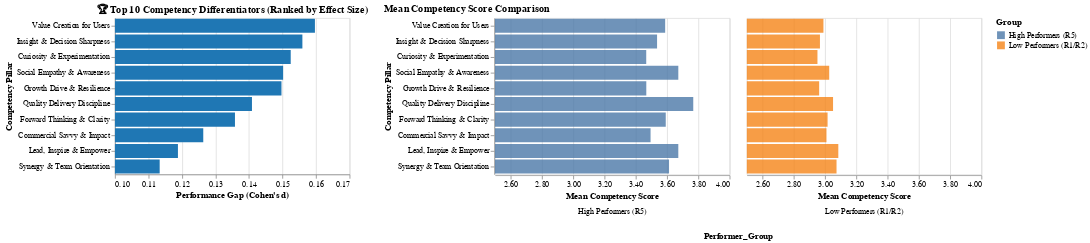

Notebook code cell kept with this figure:
### Code cell
# Sort by Cohen's d descending for visualization consistency
df_comp_results = df_comp_results.sort_values(by='Cohens_d', ascending=False)

# Get the order of pillars based on Cohen's d for consistent ordering across both charts
pillar_order = df_comp_results['Competency_Pillar'].tolist()

# --- 2. Visualization 1: Effect Size (Cohen's d) Chart (Primary View) ---

chart_cohens_d = alt.Chart(df_comp_results).mark_bar(color='#1f77b4').encode(
    # X-axis shows the magnitude of the gap
    x=alt.X('Cohens_d', title="Performance Gap (Cohen's d)", scale=alt.Scale(domain=[0.1, 0.17])),
    # Y-axis lists the competencies, sorted by the gap size
    y=alt.Y('Competency_Pillar', title="Competency Pillar", sort='-x'),
    # Tooltip provides detail on hover
    tooltip=['Competency_Pillar', alt.Tooltip('Cohens_d', format=".3f"), 'P_Value']
).properties(
    title="🏆 Top 10 Competency Differentiators (Ranked by Effect Size)"
).interactive() # Allows interactive zooming/panning

# --- 3. Visualization 2: Mean Score Comparison Chart (Contextual View) ---

# Melt the data to compare Mean_R5 and Mean_R12 side-by-side
df_means = df_comp_results.melt(
    id_vars=['Competency_Pillar', 'Cohens_d'],
    value_vars=['Mean_R5', 'Mean_R12'],
    var_name='Performer_Group',
    value_name='Mean_Score'
).replace({'Mean_R5': 'High Performers (R5)', 'Mean_R12': 'Low Performers (R1/R2)'})


chart_means = alt.Chart(df_means).mark_bar(opacity=0.8).encode(
    # X-axis shows the actual mean score
    x=alt.X('Mean_Score', title="Mean Competency Score", axis=alt.Axis(format=".2f"), scale=alt.Scale(domain=[2.5, 4.0])),
    # Y-axis groups the bars, ordered by the Cohen's d ranking
    y=alt.Y('Competency_Pillar', sort=pillar_order, title="Competency Pillar"),
    # Color distinguishes the performance groups
    color=alt.Color('Performer_Group', title="Group"),
    # Columns create separate panels for the two groups
    column=alt.Column('Performer_Group', header=alt.Header(titleOrient="bottom", labelOrient="bottom")),
    tooltip=['Competency_Pillar', 'Performer_Group', alt.Tooltip('Mean_Score', format=".3f")]
).properties(
    title="Mean Competency Score Comparison"
).interactive()

# --- 4. Display Charts ---
chart_cohens_d | chart_means

### Figure 1 — Vega-Lite specification as saved in the notebook (floating-point values rounded to 4 significant figures)
{"config": {"view": {"continuousWidth": 300, "continuousHeight": 300}}, "hconcat": [{"data": {"name": "data-374a71f4d4fc99749a3a3c1de3f01cc7"}, "mark": {"type": "bar", "color": "#1f77b4"}, "encoding": {"tooltip": [{"field": "Competency_Pillar", "type": "nominal"}, {"field": "Cohens_d", "format": ".3f", "type": "quantitative"}, {"field": "P_Value", "type": "quantitative"}], "x": {"field": "Cohens_d", "scale": {"domain": [0.1, 0.17]}, "title": "Performance Gap (Cohen's d)", "type": "quantitative"}, "y": {"field": "Competency_Pillar", "sort": "-x", "title": "Competency Pillar", "type": "nominal"}}, "name": "view_1", "title": "🏆 Top 10 Competency Differentiators (Ranked by Effect Size)"}, {"data": {"name": "data-f15c316850391f8b09c0452aaf6fbc5f"}, "mark": {"type": "bar", "opacity": 0.8}, "encoding": {"color": {"field": "Performer_Group", "title": "Group", "type": "nominal"}, "column": {"field": "Performer_Group", "header": {"labelOrient": "bottom", "titleOrient": "bottom"}, "type": "nominal"}, "tooltip": [{"field": "Competency_Pillar", "type": "nominal"}, {"field": "Performer_Group", "type": "nominal"}, {"field": "Mean_Score", "format": ".3f", "type": "quantitative"}], "x": {"axis": {"format": ".2f"}, "field": "Mean_Score", "scale": {"domain": [2.5, 4.0]}, "title": "Mean Competency Score", "type": "quantitative"}, "y": {"field": "Competency_Pillar", "sort": ["Value Creation for Users", "Insight & Decision Sharpness", "Curiosity & Experimentation", "Social Empathy & Awareness", "Growth Drive & Resilience", "Quality Delivery Discipline", "Forward Thinking & Clarity", "Commercial Savvy & Impact", "Lead, Inspire & Empower", "Synergy & Team Orientation"], "title": "Competency Pillar", "type": "nominal"}}, "name": "view_2", "title": "Mean Competency Score Comparison"}], "params": [{"name": "param_1", "select": {"type": "interval", "encodings": ["x", "y"]}, "bind": "scales", "views": ["view_1"]}, {"name": "param_2", "select": {"type": "interval", "encodings": ["x", "y"]}, "bind": "scales", "views": ["view_2"]}], "$schema": "https://vega.github.io/schema/vega-lite/v5.20.1.json", "datasets": {"data-374a71f4d4fc99749a3a3c1de3f01cc7": [{"Competency_Pillar": "Value Creation for Users", "Mean_R5": 3.588, "Mean_R12": 2.99, "Cohens_d": 0.1597, "P_Value": 2.668e-16, "Significant": true}, {"Competency_Pillar": "Insight & Decision Sharpness", "Mean_R5": 3.536, "Mean_R12": 2.968, "Cohens_d": 0.1559, "P_Value": 8.71e-17, "Significant": true}, {"Competency_Pillar": "Curiosity & Experimentation", "Mean_R5": 3.467, "Mean_R12": 2.952, "Cohens_d": 0.1524, "P_Value": 1.916e-21, "Significant": true}, {"Competency_Pillar": "Social Empathy & Awareness", "Mean_R5": 3.672, "Mean_R12": 3.027, "Cohens_d": 0.1502, "P_Value": 4.492e-14, "Significant": true}, {"Competency_Pillar": "Growth Drive & Resilience", "Mean_R5": 3.467, "Mean_R12": 2.963, "Cohens_d": 0.1497, "P_Value": 9.484e-21, "Significant": true}, {"Competency_Pillar": "Quality Delivery Discipline", "Mean_R5": 3.768, "Mean_R12": 3.051, "Cohens_d": 0.1409, "P_Value": 7.275e-12, "Significant": true}, {"Competency_Pillar": "Forward Thinking & Clarity", "Mean_R5": 3.592, "Mean_R12": 3.016, "Cohens_d": 0.1358, "P_Value": 4.954e-13, "Significant": true}, {"Competency_Pillar": "Commercial Savvy & Impact", "Mean_R5": 3.495, "Mean_R12": 3.009, "Cohens_d": 0.1263, "P_Value": 9.638e-15, "Significant": true}, {"Competency_Pillar": "Lead, Inspire & Empower", "Mean_R5": 3.672, "Mean_R12": 3.085, "Cohens_d": 0.1188, "P_Value": 2.981e-10, "Significant": true}, {"Competency_Pillar": "Synergy & Team Orientation", "Mean_R5": 3.613, "Mean_R12": 3.074, "Cohens_d": 0.1133, "P_Value": 1.116e-10, "Significant": true}], "data-f15c316850391f8b09c0452aaf6fbc5f": [{"Competency_Pillar": "Value Creation for Users", "Cohens_d": 0.1597, "Performer_Group": "High Performers (R5)", "Mean_Score": 3.588}, {"Competency_Pillar": "Insight & Decision Sharpness", "Cohens_d": 0.1559, "Performer_Group": "High Performers (R5)", "Mean_Score": 3.536}, {"Competency_Pillar": "Curiosity & Experimentation", "Cohens_d": 0.1524, "Performer_Group": "High Performers (R5)", "Mean_Score": 3.467}, {"Competency_Pillar": "Social Empathy & Awareness", "Cohens_d": 0.1502, "Performer_Group": "High Performers (R5)", "Mean_Score": 3.672}, {"Competency_Pillar": "Growth Drive & Resilience", "Cohens_d": 0.1497, "Performer_Group": "High Performers (R5)", "Mean_Score": 3.467}, {"Competency_Pillar": "Quality Delivery Discipline", "Cohens_d": 0.1409, "Performer_Group": "High Performers (R5)", "Mean_Score": 3.768}, {"Competency_Pillar": "Forward Thinking & Clarity", "Cohens_d": 0.1358, "Performer_Group": "High Performers (R5)", "Mean_Score": 3.592}, {"Competency_Pillar": "Commercial Savvy & Impact", "Cohens_d": 0.1263, "Performer_Group": "High Performers (R5)", "Mean_Score": 3.495}, {"Competency_Pillar": "Lead, Inspire & Empower", "Cohens_d": 0.1188, "Performer_Group": "High Performers (R5)", "Mean_Score": 3.672}, {"Competency_Pillar": "Synergy & Team Orientation", "Cohens_d": 0.1133, "Performer_Group": "High Performers (R5)", "Mean_Score": 3.613}, {"Competency_Pillar": "Value Creation for Users", "Cohens_d": 0.1597, "Performer_Group": "Low Performers (R1/R2)", "Mean_Score": 2.99}, {"Competency_Pillar": "Insight & Decision Sharpness", "Cohens_d": 0.1559, "Performer_Group": "Low Performers (R1/R2)", "Mean_Score": 2.968}, {"Competency_Pillar": "Curiosity & Experimentation", "Cohens_d": 0.1524, "Performer_Group": "Low Performers (R1/R2)", "Mean_Score": 2.952}, {"Competency_Pillar": "Social Empathy & Awareness", "Cohens_d": 0.1502, "Performer_Group": "Low Performers (R1/R2)", "Mean_Score": 3.027}, {"Competency_Pillar": "Growth Drive & Resilience", "Cohens_d": 0.1497, "Performer_Group": "Low Performers (R1/R2)", "Mean_Score": 2.963}, {"Competency_Pillar": "Quality Delivery Discipline", "Cohens_d": 0.1409, "Performer_Group": "Low Performers (R1/R2)", "Mean_Score": 3.051}, {"Competency_Pillar": "Forward Thinking & Clarity", "Cohens_d": 0.1358, "Performer_Group": "Low Performers (R1/R2)", "Mean_Score": 3.016}, {"Competency_Pillar": "Commercial Savvy & Impact", "Cohens_d": 0.1263, "Performer_Group": "Low Performers (R1/R2)", "Mean_Score": 3.009}, {"Competency_Pillar": "Lead, Inspire & Empower", "Cohens_d": 0.1188, "Performer_Group": "Low Performers (R1/R2)", "Mean_Score": 3.085}, {"Competency_Pillar": "Synergy & Team Orientation", "Cohens_d": 0.1133, "Performer_Group": "Low Performers (R1/R2)", "Mean_Score": 3.074}]}}
